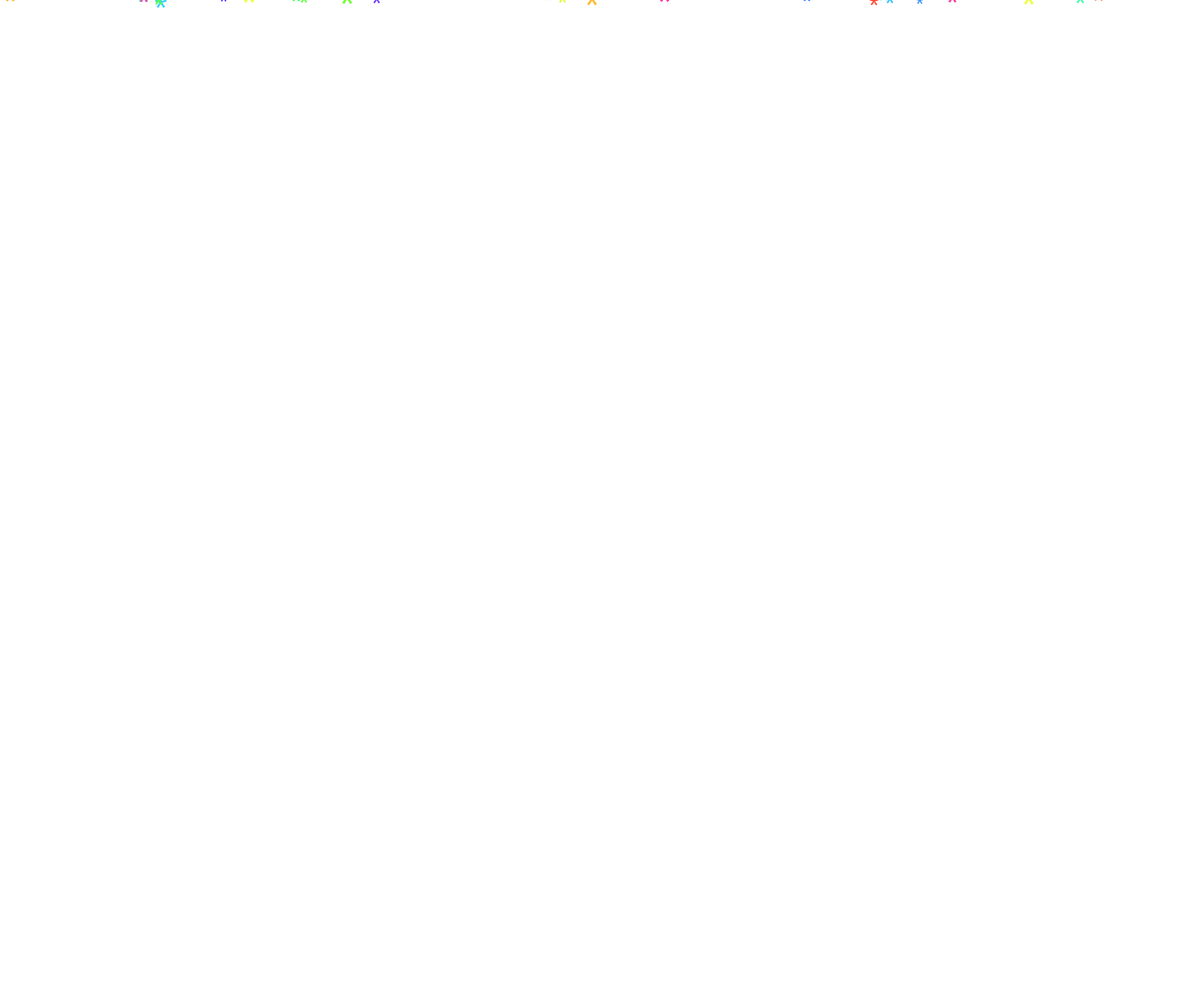
Frame 1 (no input)
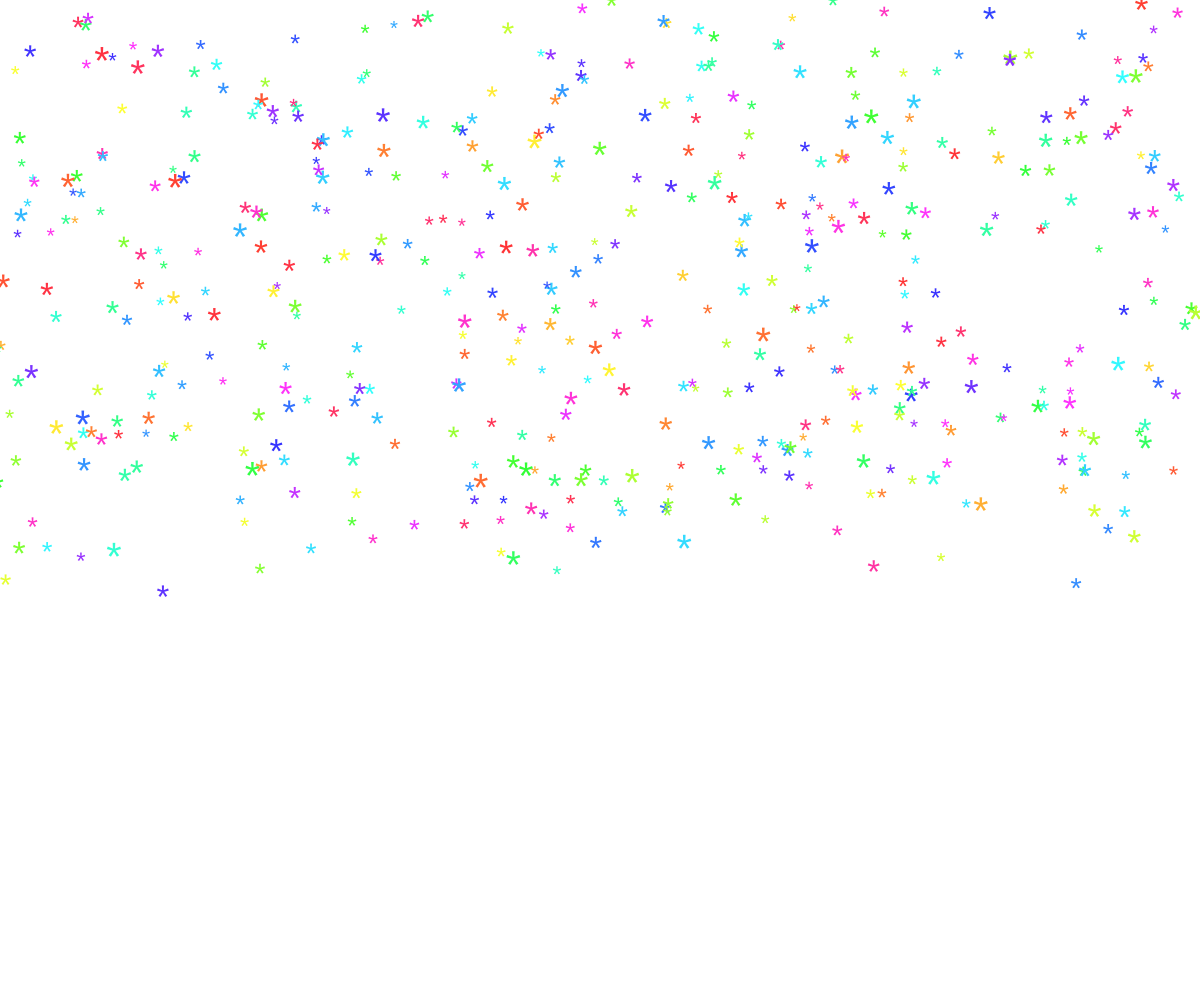
Frame 60 (no input)
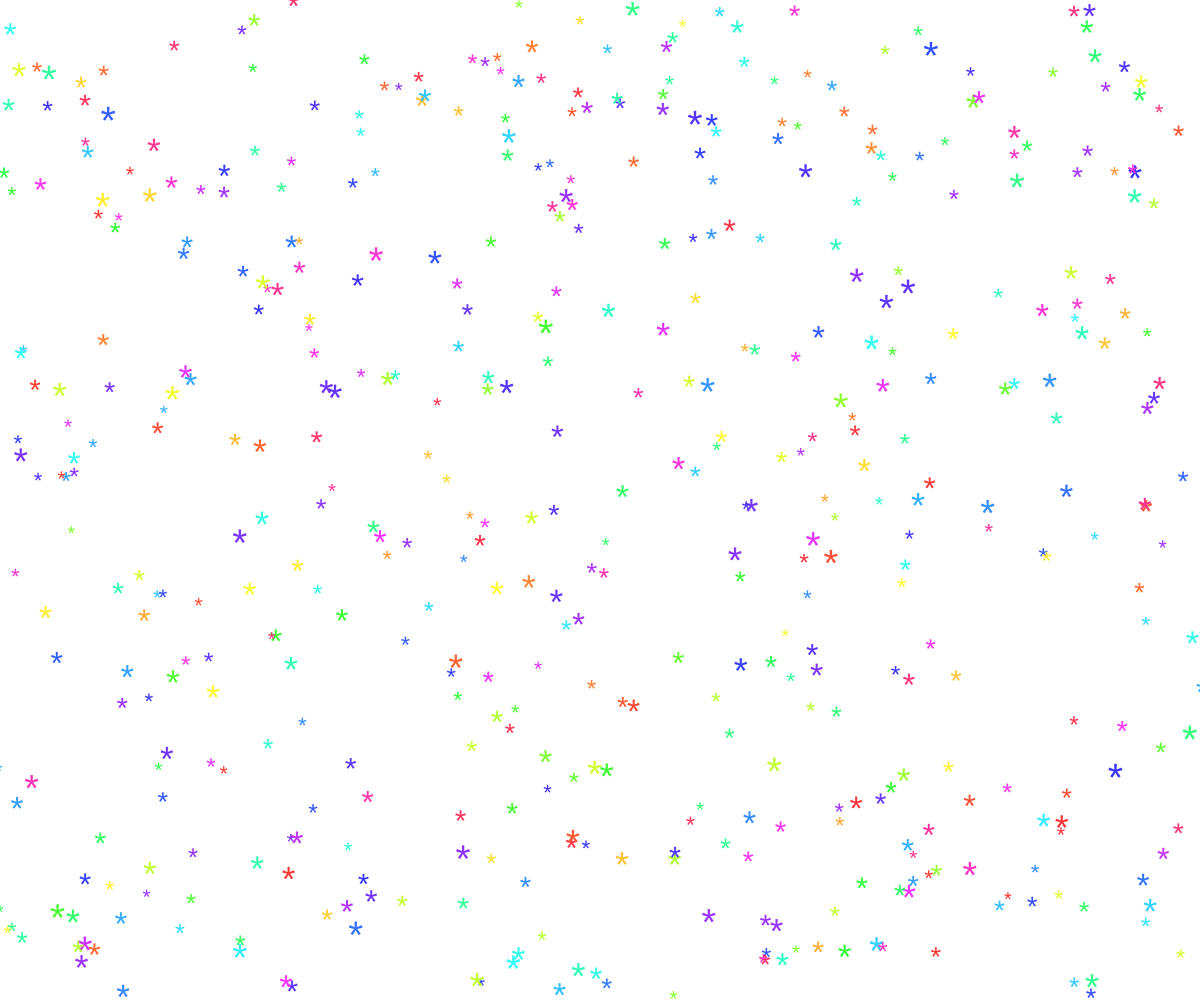
Frame 120 (the mouse pressed at the canvas centre since frame 60)

The p5.js sketch that drew these frames (run headless with seeded random() and noise() and a simulated clock; from frame 60 on, the mouse is pressed at the canvas centre):

// p5.js sketch
// ── sketch.js
let fiocchi;

function setup() {
	createCanvas(windowWidth, windowHeight);
	colorMode(HSB, 360, 100, 100); // usa HSB per colori più vivaci
	fiocchi = [];

	for (let i = 0; i < 500; i++) {
		fiocchi[i] = {
			px: random(0, width),
			py: random(-100),
			dim: random(20, 40),
			vel: random(1, 10),
			hue: random(360) // tono iniziale
		};
	}
}

function windowResized() {
	resizeCanvas(windowWidth, windowHeight);
}

function draw() {
	background(100);

	textAlign(CENTER, CENTER);

	for (let i = 0; i < fiocchi.length; i++) {
		let f = fiocchi[i];

		f.hue = (f.hue + 1) % 360; // cambia colore ogni frame
		fill(f.hue, 80, 100); // colore HSB

		f.px += random(-1.5, 1.5);
		f.py += f.vel;

		if (f.py > height) {
			f.py = 0;
		}

		textSize(f.dim);
		text("*", f.px, f.py);
	}
}
